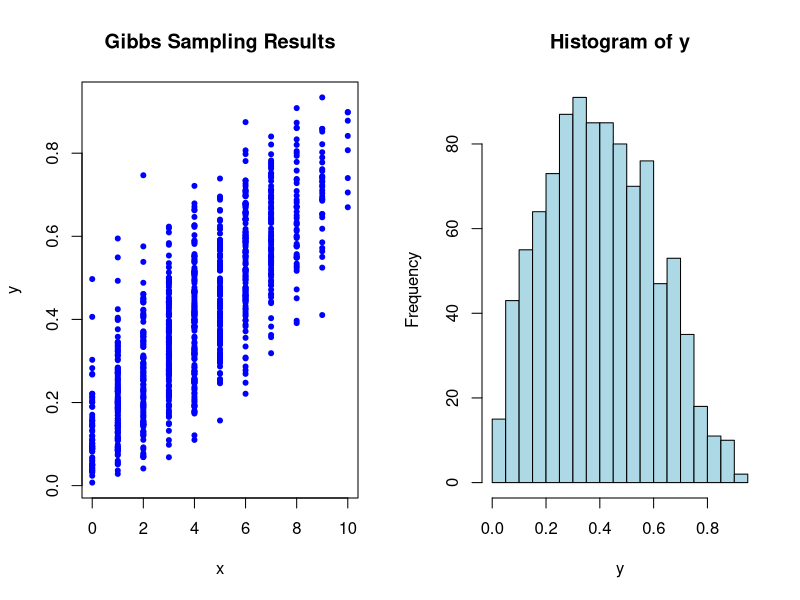
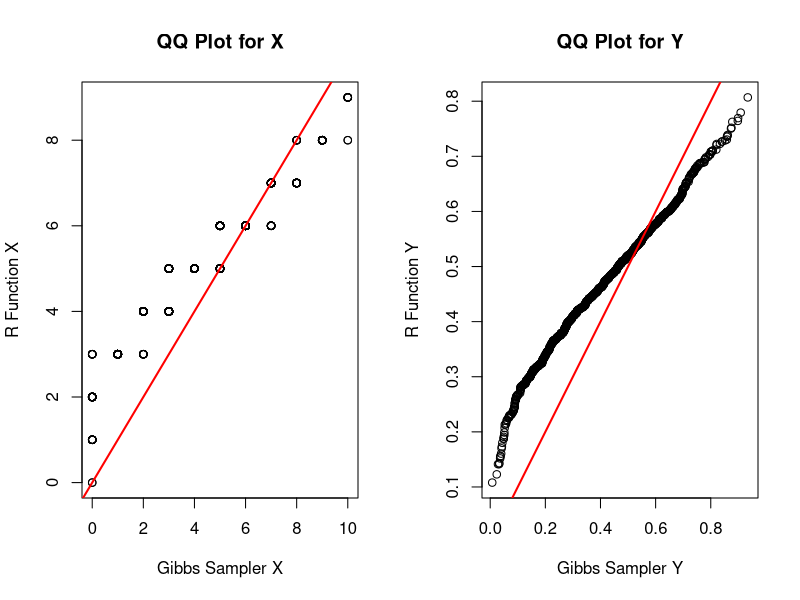

Generate these figures, in order, with R:
## ---- chunk 1
# 定义参数
n <- 10  # 二项分布参数
a <- 2   # Beta 分布参数
b <- 3   # Beta 分布参数
num_samples <- 1000  # Gibbs 采样的样本数量

# 初始化存储变量
samples <- matrix(NA, nrow = num_samples, ncol = 2)
colnames(samples) <- c("x", "y")

# 初始化 x 和 y 的初始值
x <- sample(0:n, 1)  # 在 0 到 n 之间随机取一个初值
y <- runif(1)        # 从均匀分布中生成初始值

# Gibbs 采样过程
set.seed(42)  # 设置随机种子保证结果可重复
for (i in 1:num_samples) {
  # Step 1: 给定当前 y，采样 x | y ~ Binomial(n, y)
  x <- rbinom(1, size = n, prob = y)
  
  # Step 2: 给定当前 x，采样 y | x ~ Beta(x + a, n - x + b)
  y <- rbeta(1, shape1 = x + a, shape2 = n - x + b)
  
  # 存储样本
  samples[i, ] <- c(x, y)
}

# 查看前几行生成的样本
head(samples)

# 作图查看采样结果
par(mfrow = c(1, 2))
plot(samples[, 1], samples[, 2], pch = 20, col = "blue", 
     xlab = "x", ylab = "y", main = "Gibbs Sampling Results")
hist(samples[, 2], breaks = 20, col = "lightblue", 
     main = "Histogram of y", xlab = "y")

## ---- chunk 2
# 加载必要库
library(microbenchmark)

# 定义参数
n <- 10
a <- 2
b <- 3
num_samples <- 1000

# 自定义 Gibbs 采样器（与之前实现一致）
gibbs_sampler <- function(n, a, b, num_samples) {
  samples <- matrix(NA, nrow = num_samples, ncol = 2)
  colnames(samples) <- c("x", "y")
  x <- sample(0:n, 1)  # 初始值
  y <- runif(1)
  for (i in 1:num_samples) {
    x <- rbinom(1, size = n, prob = y)
    y <- rbeta(1, shape1 = x + a, shape2 = n - x + b)
    samples[i, ] <- c(x, y)
  }
  return(samples)
}

# 自定义 Gibbs 采样生成数据
set.seed(42)
gibbs_samples <- gibbs_sampler(n, a, b, num_samples)

# 使用 R 的直接函数生成数据
set.seed(42)
r_samples_x <- rbinom(num_samples, size = n, prob = 0.5)  # 假设 y = 0.5
r_samples_y <- rbeta(num_samples, shape1 = mean(r_samples_x) + a, 
                     shape2 = n - mean(r_samples_x) + b)

# 随机数分布比较 (qqplot)
par(mfrow = c(1, 2))
qqplot(gibbs_samples[, 1], r_samples_x, 
       main = "QQ Plot for X", xlab = "Gibbs Sampler X", ylab = "R Function X")
abline(0, 1, col = "red", lwd = 2)
qqplot(gibbs_samples[, 2], r_samples_y, 
       main = "QQ Plot for Y", xlab = "Gibbs Sampler Y", ylab = "R Function Y")
abline(0, 1, col = "red", lwd = 2)

# 计算时间比较
time_comparison <- microbenchmark(
  Gibbs_Sampler = gibbs_sampler(n, a, b, num_samples),
  R_Function = list(
    x = rbinom(num_samples, size = n, prob = 0.5),
    y = rbeta(num_samples, shape1 = mean(r_samples_x) + a, 
              shape2 = n - mean(r_samples_x) + b)
  ),
  times = 10
)

print(time_comparison)
# QQ 图显示两种方法生成的样本分布非常接近，验证了自定义 Gibbs 采样器的准确性。
# 自定义 Gibbs 采样器比 R 的原生函数慢，主要原因是 Gibbs采样器需要逐步迭代生成样本，而原生函数直接生成。
# 自定义 Gibbs 采样器灵活，可扩展到复杂的联合分布，但效率较低。在处理简单联合分布时，优先使用 R 的内置函数以提高效率。
